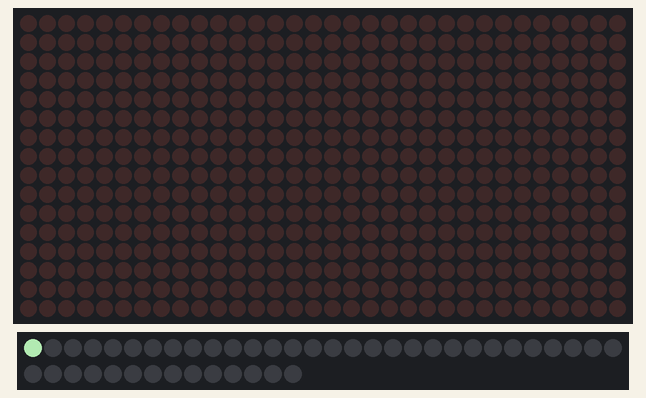
Recording of a sketch running on a simulated Arduino Uno, built with avr-gcc and run on an emulated ATmega328P. On the bench: 32×16 LED matrix, 44 RGB LEDs in strip order, left to right, continuing on the next row. Dim RGB values are drawn brighter than linear; random numbers use the default seed unless the sketch sets one.

Above: at 0.05 s.
At 4.98 s:
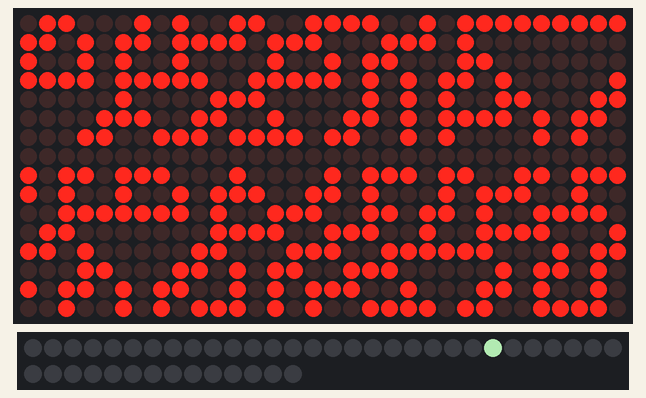
At 9.97 s:
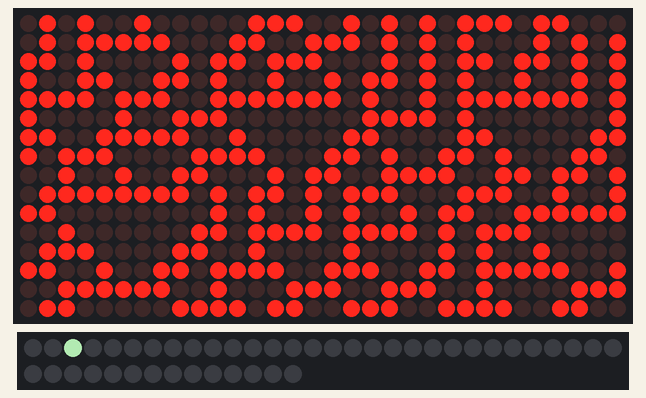
At 19.96 s:
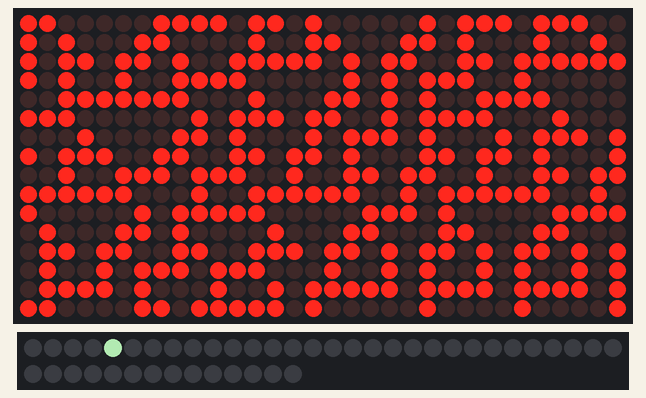
At 29.74 s:
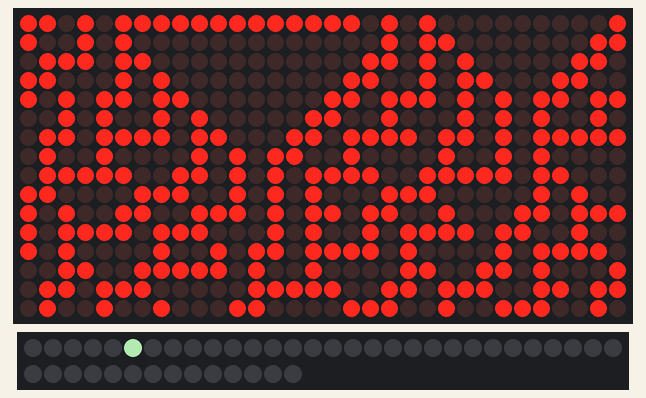
At 39.73 s:
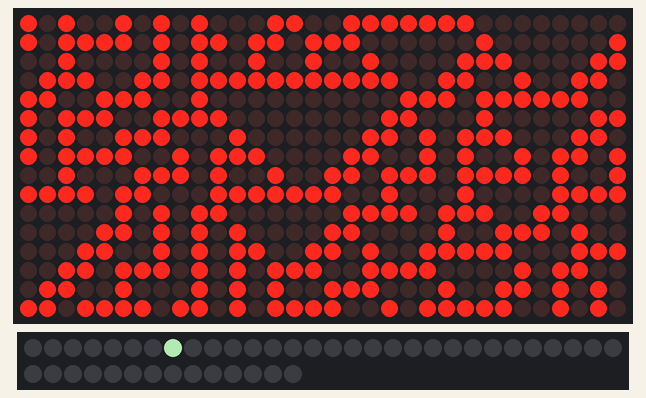

The sketch:

leds-and-strip.ino
```cpp
#include <FastLED.h>
#include <DMD2.h>
#include <SPI.h>

// How many leds in your strip?
#define NUM_LEDS 44

#define DATA_PIN 4


// Define the array of leds
CRGB leds[NUM_LEDS];

#define DISPLAYS_WIDE 1
#define DISPLAYS_HIGH 1

#define ROW_LENGTH 64

SoftDMD dmd(DISPLAYS_WIDE, DISPLAYS_HIGH);
DMDFrame frame(64, 16);


uint8_t RULE = 30;
uint8_t DATA[ROW_LENGTH * 2];

uint8_t* current_cell_states;
uint8_t* next_cell_states;
uint8_t* temp;

int speed = 100;

int stateBasedOnNeighbors(int rule, int left, int center, int right) {
  return(rule >> (left << 2 | center << 1 | right)) & 1;
}

void setStartingValues(bool rand_start) {
  if(rand_start) {
    for(int i = 0; i < ROW_LENGTH; i++)
      current_cell_states[i] = rand() % 2;
  } else {
    for(int i = 0; i < ROW_LENGTH; i++)
      current_cell_states[i] = 0;
    current_cell_states[ROW_LENGTH / 2] = 1;
  }
}


void setup() {

  dmd.setBrightness(30);
  dmd.begin();

  current_cell_states = DATA;
  next_cell_states = DATA + ROW_LENGTH;

  setStartingValues(true);
  // Uncomment/edit one of the following lines for your leds arrangement.
  // ## Clockless types ##
  FastLED.addLeds<WS2815, DATA_PIN>(leds, NUM_LEDS);  // GRB ordering is assumed

  for(int i = 0; i < NUM_LEDS; i++)
    leds[i] = CRGB::Black;
}

int current = 0;

uint8_t row_to_update = 0;

uint8_t restart_timer = 0;

void loop() {
  leds[current] = CRGB::DarkSeaGreen;
  FastLED.show();
  delay(speed);
  leds[current] = CRGB::Black;
  current += 1;
  current = current % 44;

  if(row_to_update == 15)
    frame.scrollY(-1);

  for(int i = 0; i < ROW_LENGTH; i++)
    frame.setPixel(i, row_to_update, (current_cell_states[i]? GRAPHICS_ON : GRAPHICS_OFF));

  for(int i = 0; i < ROW_LENGTH; i++) {
    int left = current_cell_states[((i - 1) + ROW_LENGTH) % ROW_LENGTH];
    int curr = current_cell_states[i];
    int right = current_cell_states[(i + 1) % ROW_LENGTH];

    next_cell_states[i] = stateBasedOnNeighbors(RULE, left, curr, right);
  }

  dmd.copyFrame(frame, 0, 0);

  temp = current_cell_states;
  current_cell_states = next_cell_states;
  next_cell_states = temp;

  if(row_to_update < 15)
    row_to_update++;

  delay(speed);
}
```
